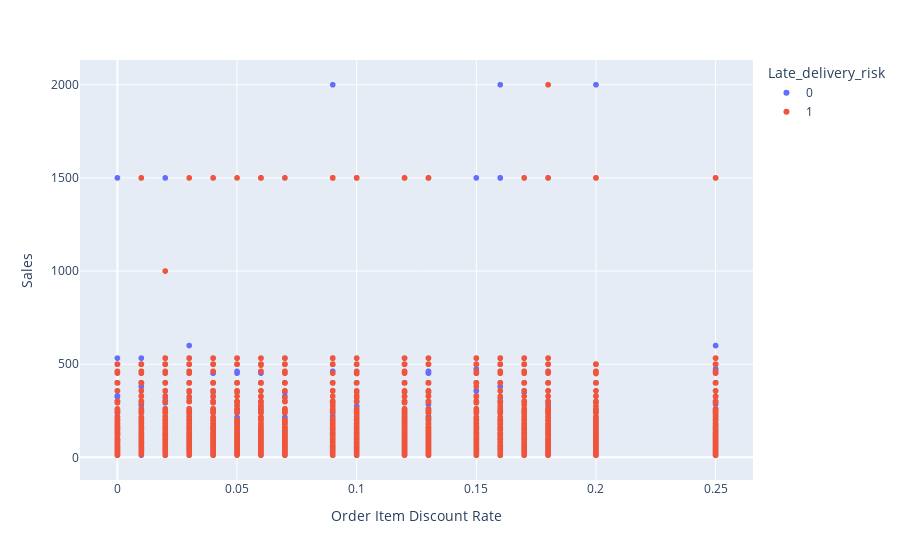

The code cell stored with this chart in its notebook:
### Code cell
import plotly.express as px
fig = px.scatter(data_1, x='Order Item Discount Rate', y='Sales', color='Late_delivery_risk')
fig.show()

### Figure 1 — Plotly figure (JSON) as saved in the notebook; plotly's stock layout.template omitted (floating-point values rounded to 4 significant figures; data arrays with more than 128 entries replaced by an {"elided": "..."} marker saying what was removed)
{"data": [{"hovertemplate": "Late_delivery_risk=0<br>Order Item Discount Rate=%{x}<br>Sales=%{y}<extra></extra>", "legendgroup": "0", "marker": {"color": "#636efa", "symbol": "circle"}, "mode": "markers", "name": "0", "showlegend": true, "type": "scattergl", "x": {"elided": "8154 float values"}, "xaxis": "x", "y": {"elided": "8154 float values"}, "yaxis": "y"}, {"hovertemplate": "Late_delivery_risk=1<br>Order Item Discount Rate=%{x}<br>Sales=%{y}<extra></extra>", "legendgroup": "1", "marker": {"color": "#EF553B", "symbol": "circle"}, "mode": "markers", "name": "1", "showlegend": true, "type": "scattergl", "x": {"elided": "9898 float values"}, "xaxis": "x", "y": {"elided": "9898 float values"}, "yaxis": "y"}], "layout": {"legend": {"title": {"text": "Late_delivery_risk"}, "tracegroupgap": 0}, "margin": {"t": 60}, "xaxis": {"anchor": "y", "domain": [0, 1], "title": {"text": "Order Item Discount Rate"}}, "yaxis": {"anchor": "x", "domain": [0, 1], "title": {"text": "Sales"}}}}
